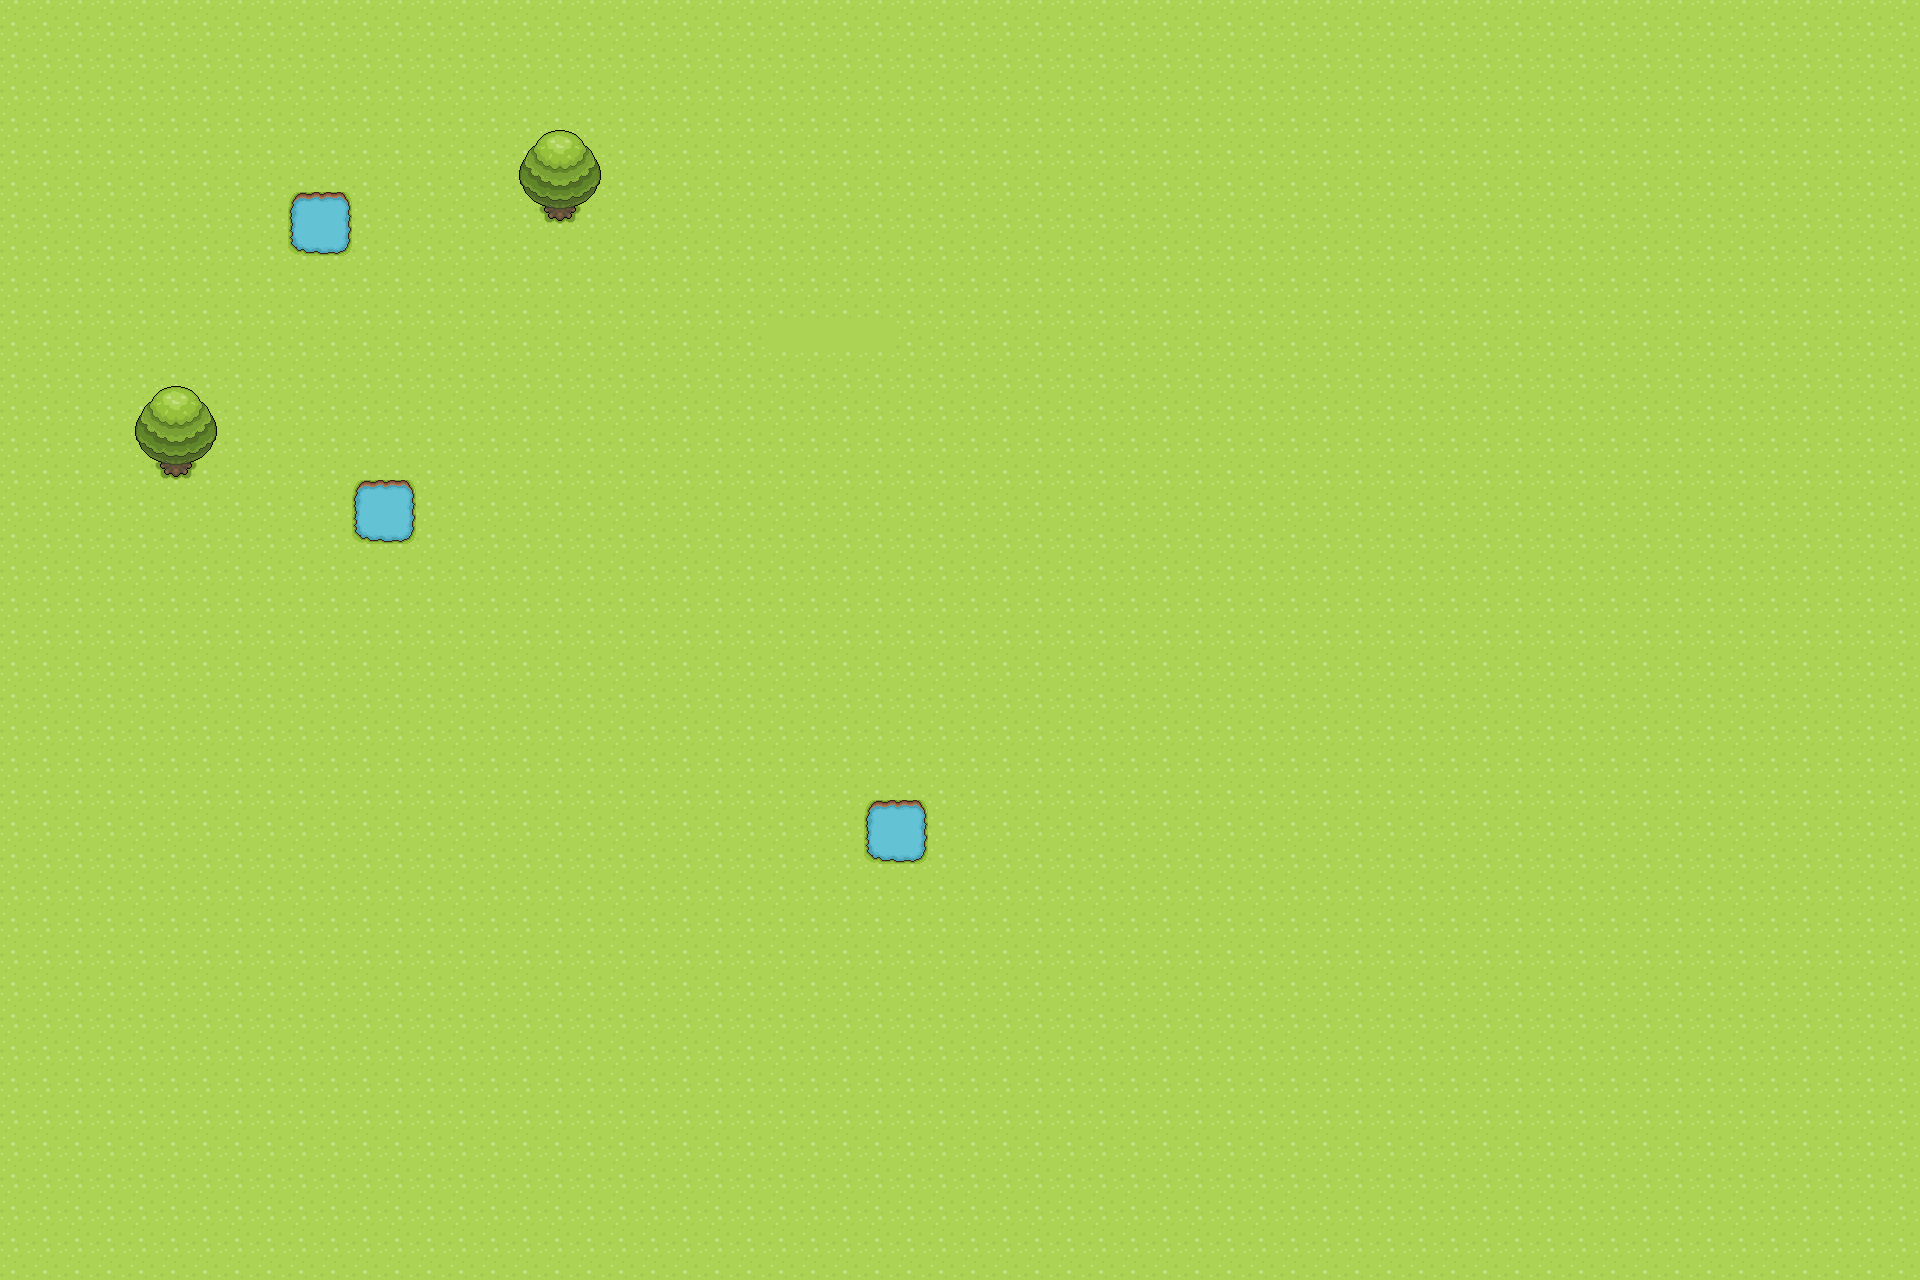

A level layout from a 2D game, rendered from its tile map. Below: a short description, then the map file with tile-grid data replaced by summaries:
An orthogonal 60x40 tile map with 32x32 px tiles, 8 tile layers (under0, under1, under2, over0, ...).

<map version="1.0" orientation="orthogonal" renderorder="right-down" width="60" height="40" tilewidth="32" tileheight="32">
 <tileset firstgid="1" name="revolution_grasslands" tilewidth="32" tileheight="32">
  <image source="revolution_grasslands.png" trans="a349a4" width="320" height="608" />
 </tileset>
 <layer name="under0" width="60" height="40">
  <data>[2400 cells, 2400 non-empty, 5 distinct tile ids]</data>
 </layer>
 <layer name="under1" width="60" height="40">
  <data>[2400 cells, 10 non-empty, 4 distinct tile ids]</data>
 </layer>
 <layer name="under2" width="60" height="40">
  <data>[2400 cells, 0 non-empty, 0 distinct tile ids]</data>
 </layer>
 <layer name="over0" width="60" height="40">
  <data>[2400 cells, 12 non-empty, 6 distinct tile ids]</data>
 </layer>
 <layer name="over1" width="60" height="40">
  <data>[2400 cells, 6 non-empty, 3 distinct tile ids]</data>
 </layer>
 <layer name="over2" width="60" height="40">
  <data>[2400 cells, 0 non-empty, 0 distinct tile ids]</data>
 </layer>
 <layer name="over3" width="60" height="40">
  <data>[2400 cells, 0 non-empty, 0 distinct tile ids]</data>
 </layer>
 <layer name="over4" width="60" height="40">
  <data>[2400 cells, 0 non-empty, 0 distinct tile ids]</data>
 </layer>
 <objectgroup name="walls" />
 <objectgroup name="events" />
</map>
